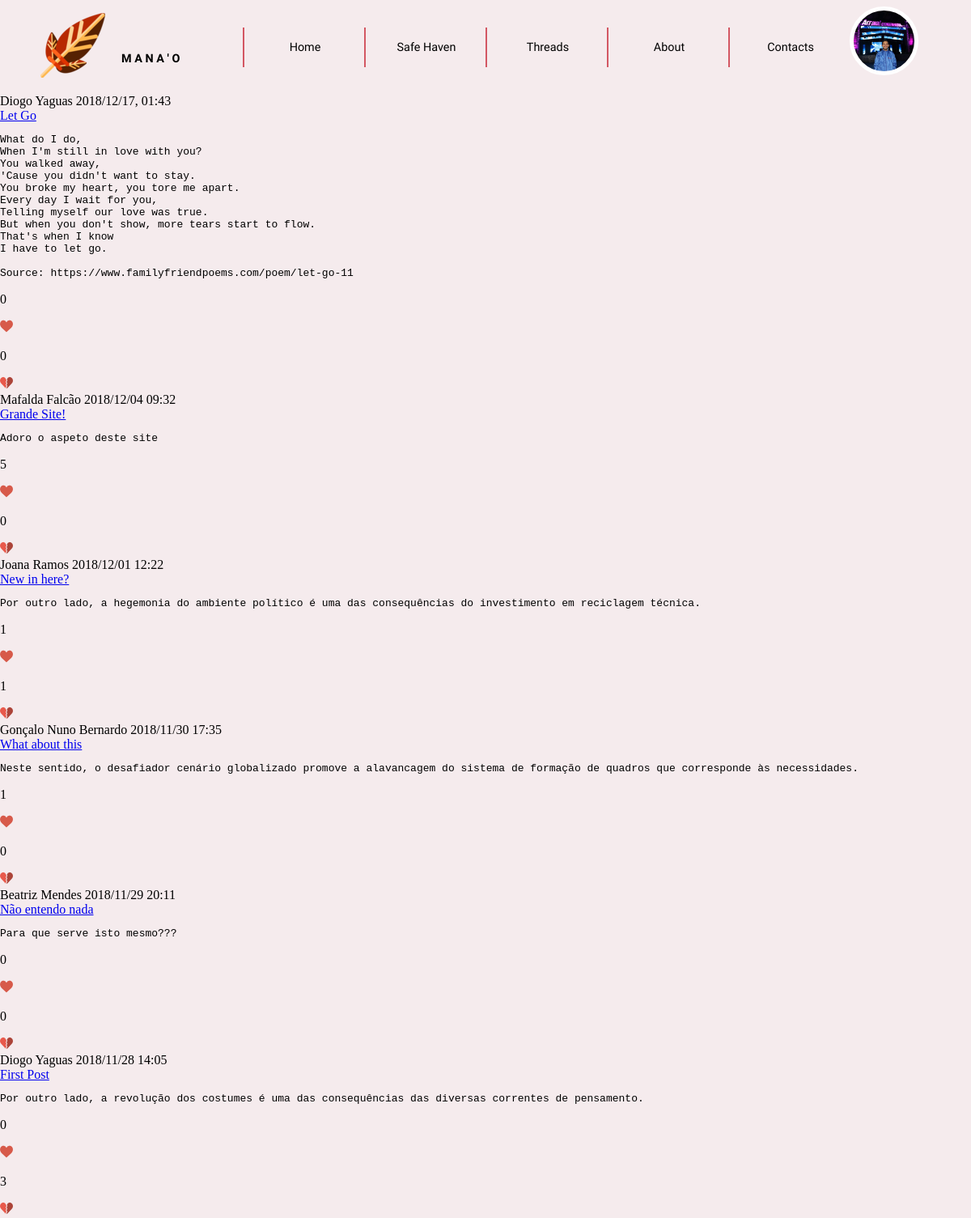
Screenshot of /templates/threads.php (signed in) with the database file from the repository.
### tables this page shows
CREATE TABLE User (ID INTEGER PRIMARY KEY AUTOINCREMENT, Username STRING UNIQUE NOT NULL, Password CHAR (256) NOT NULL, Name STRING NOT NULL, Email STRING NOT NULL UNIQUE, Bio STRING, Profile_Pic STRING NOT NULL DEFAULT "default.png", Posts INTEGER DEFAULT 0, Comments INTEGER DEFAULT 0, Upvotes INTEGER DEFAULT 0, Downvotes INTEGER DEFAULT 0, ParticipationDate STRING NOT NULL);

CREATE TABLE Post (ID INTEGER PRIMARY KEY AUTOINCREMENT, User_ID INTEGER NOT NULL REFERENCES User (ID), Title STRING NOT NULL, Text STRING NOT NULL, Date STRING NOT NULL, Upvotes INTEGER DEFAULT 0, Downvotes INTEGER DEFAULT 0);

### database/user.php (called while the page is built, shortened)
<?php
      function getName($userID) {
        global $dbh;
        try {
          $stmt = $dbh->prepare('SELECT Name FROM User WHERE ID = ?');
          $stmt->execute(array($userID));
          if($row = $stmt->fetch()){
            return $row['Name'];
          }
        }catch(PDOException $e) {
          return -1;
        }
      }
    function getUserPhoto($userID) {
      global $dbh;
      try {
        $stmt = $dbh->prepare('SELECT Profile_Pic FROM User WHERE ID = ?');
        if($stmt->execute(array($userID))) {
          $row = $stmt->fetch();
          return $row['Profile_Pic'];
        }
      }catch(PDOException $e) {
        return null;
      }
    }
?>

### database/post.php (called while the page is built, shortened)
<?php
	function getAllPosts()
	{
		global $dbh;
		try {
			$stmt = $dbh->prepare('SELECT * from Post ORDER BY Date DESC');
			if($stmt->execute())
				return $stmt->fetchAll();
			else
				return -1;
		} catch(PDOException $e) {
			return -1;
		}
	}
?>

### templates/threads.php (the view, shortened to what this page needs)
<?php
    include_once("header.php");
?>
<!DOCTYPE html>
    <html>
    <head>
        <link href="../css/main_layout.css" rel="stylesheet">
        <link href="../css/main_style.css" rel="stylesheet">
        <link href="../css/posts.css" rel="stylesheet">
    </head>
    <body>
        <?php
            include_once ("../includes/init.php");
			include_once ("../database/post.php");
            $posts = getAllPosts();
            foreach($posts as $post) {
                viewPosts($post);
                }
            function viewPosts($post) {
                ?>
            <article id="posts">
                <header>
                    <span class="author">
                        <?php echo getName($post['User_ID']) ?>
                    </span>
                    <span class="date">
                        <?= $post['Date'] ?>
                    </span>
                </header>
                <a id="title" href="viewPost.php?id=<?=$post['ID']?>" target="_blank"><?= $post['Title'] ?></a>
                <pre id="text_wrote"><?= $post['Text'] ?></pre>
                <footer id="votes">
                    <div id="upvotes" onclick="updateUpvotes(<?=$post['ID']?>)">
                        <p id="upvote<?=$post['ID']?>"><?=$post['Upvotes']?></p>
                        <img src="../images/upvote.png"alt="Upvote">
                    </div>
                    <div id="downvotes" onclick="updateDownvotes(<?=$post['ID']?>)">
                        <p id="downvote<?=$post['ID']?>"><?=$post['Downvotes']?></p>
                        <img src="../images/downvote.png"alt="Downvote">
                    </div>
            </article>
        <?php }?>
    </body>
    </html>

### templates/header.php (shortened to what this page needs)
<!DOCTYPE html>
<html>
<head>
    <link href="../css/main_layout.css" rel="stylesheet">
    <link href="../css/main_style.css" rel="stylesheet">
</head>
<body>
    <header>
        <label class="homeButton" type="submit_home" value="" onclick="window.location='../templates/home.php';"></label>
        <h3>M A N A ' O</h3>
        <nav id="menu">
            <ol>
                <li><a href="home.php">Home</a></li>
                <li><a href="http://www.pixelthoughts.co/#">Safe Haven</a></li>
                <li><a href="threads.php">Threads</a></li>
                <li><a href="about.php">About</a></li>
                <li><a href="contacts.php">Contacts</a></li>
            </ol>
        </nav>
        <div class="dropdown">
                <img id="profile" src="../profilePictures/<?php
                    include_once('../includes/init.php');
                    include_once("../database/user.php");
                    echo getUserPhoto($_SESSION['userID']);
                ?>" alt="Profile picture" onclick="myFunction()" class="dropbtn">
            </div>
    </header>

### css/main_layout.css (style rules this page uses)
body { margin: 0em; }
body > header { margin: 0em; display: grid; grid-template-rows: auto; grid-template-columns: 1fr 1fr 5fr 1fr; grid-template-areas: "manao name navigator profilepic"; position: -webkit-sticky; position: sticky; top: 0; width: 100%; }
.homeButton { grid-area: manao; justify-self: right; align-self: center; height: auto; }
body > header > h3 { grid-area: name; margin: 0em; justify-self: left; align-self: center; }
#menu { grid-area: navigator; justify-self: right; align-self: center; }
#menu ol li { display: inline-flex; width: 100%; justify-self: center; }
#menu ol { margin: 0em; display: grid; grid-template-rows: auto; grid-template-columns: 1fr 1fr 1fr 1fr 1fr; grid-template-areas: "home safehaven threads contacts about"; width: 100%; }
#menu ol > li { justify-self: left; align-self: center; justify-items: center; justify-content: space-evenly; }
#menu ol > :nth-child(1) { grid-area: home; }
#menu ol > :nth-child(2) { grid-area: safehaven; }
#menu ol > :nth-child(3) { grid-area: threads; }
#menu ol > :nth-child(4) { grid-area: contacts; }
#menu ol > :nth-child(5) { grid-area: about; }
.dropbtn { color: white; border: none; cursor: pointer; }
.dropdown { position: relative; display: inline-block; }

### css/main_style.css (style rules this page uses)
:root { --maincolor_bckgrnd: #F5EBED; --color_separator: #996666; --color_text: #000000; --color_manao: #D35763; --color_manao2: #DF7175; --color_smallhover: #2a2f33; }
body { margin: 0; background-color: var(--maincolor_bckgrnd); color: var(--color_text); }
body > header { margin: 0; background-color: var(--maincolor_bckgrnd); }
body > header > h3 { margin-top: 2em; font-family: 'Julius Sans One', sans-serif; font-size: 0.9em; text-align: left; height: auto; color: var(--color_text); }
.homeButton { background:url(../images/icon.png) no-repeat; cursor:pointer; border:none; width:100px; height:100px; margin-top:1em; }
#menu { width: 100%; }
#menu ol { margin:0; padding: 0; }
#menu li { align-items: center; list-style-type: none; margin:1em 0; width: 100%; height: 100%; }
#menu li a { font-family: 'Julius Sans One', sans-serif; font-size: 0.9em; color: var(--color_text); text-decoration: none; text-align: center; height: auto; -webkit-transition: color 0.6s; transition: color 0.6s ease; }
nav > ol > li { border-left: 2px solid var(--color_manao); height: 100%; }
#profile { margin-top: 8px; width: 75px; height: 75px; border:5px solid white; border-radius: 100px 100px; }

### css/posts.css (style rules this page uses)
:root { --maincolor_bckgrnd: #F5EBED; --color_separator: #5f3939; --color_text: #000000; --color_manao: #D35763; --color_manao2: #DF7175; --color_smallhover: #2a2f33; }

### rows the page displays
user: Profile_Pic (picture)
post: User_ID.Name "Diogo Yaguas", Date "2018/12/17, 01:43", Title "Let Go", Text "What do I do, When I'm still in love with you? You walked away, 'Cause you didn't want to stay. You broke my heart, you tore me apart. Every day I wait for you, Telling myself our love was true. But when you don't show, more tears start to flow. That's when I know I have to let go. Source: https://www.familyfriendpoems.com/poem/let-go-11", Upvotes "0", Downvotes "0"
post: User_ID.Name "Mafalda Falcão", Date "2018/12/04 09:32", Title "Grande Site!", Text "Adoro o aspeto deste site", Upvotes "5", Downvotes "0"
post: User_ID.Name "Joana Ramos", Date "2018/12/01 12:22", Title "New in here?", Text "Por outro lado, a hegemonia do ambiente político é uma das consequências do investimento em reciclagem técnica.", Upvotes "1", Downvotes "1"
post: User_ID.Name "Gonçalo Nuno Bernardo", Date "2018/11/30 17:35", Title "What about this", Text "Neste sentido, o desafiador cenário globalizado promove a alavancagem do sistema de formação de quadros que corresponde às necessidades.", Upvotes "1", Downvotes "0"
post: User_ID.Name "Beatriz Mendes", Date "2018/11/29 20:11", Title "Não entendo nada", Text "Para que serve isto mesmo???", Upvotes "0", Downvotes "0"
post: User_ID.Name "Diogo Yaguas", Date "2018/11/28 14:05", Title "First Post", Text "Por outro lado, a revolução dos costumes é uma das consequências das diversas correntes de pensamento.", Upvotes "0", Downvotes "3"
